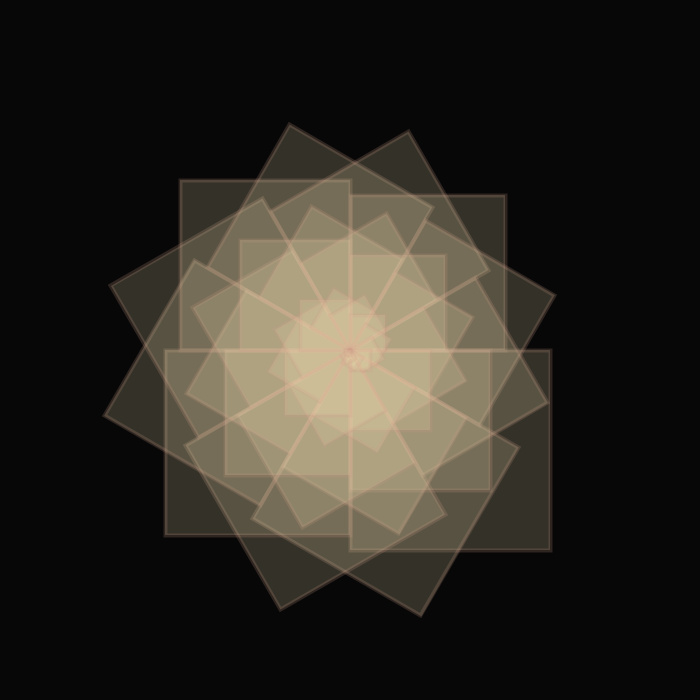
Frame 1 (no input)
Frame 60 (the mouse pressed at the canvas centre just before this capture): identical to frame 1, image omitted
Frame 120 (the mouse held since frame 60 and released just before this capture): identical to frame 1, image omitted

The Processing sketch that drew this single still picture (run headless with seeded random() and noise(); from frame 60 on, the mouse is pressed at the canvas centre):

// Processing sketch: sketch_shell2
// ── sketch_shell2.pde
//Gigi Miller
//Shells
//June 21st 2017
//stylized shell

int iter = 200;

void setup() {
  size(700, 700);
  background(7);
  translate(width/2, height/2);
}

void draw() {
  fill(237, 217, 173, 50);
  stroke(204,152,132,50);
  strokeWeight(4);

  translate(width/2, height/2);
  while (iter > 0) {
    rect(0, 0, iter, iter);
    iter -= 5;
    rotate(PI/6);
  }
}
